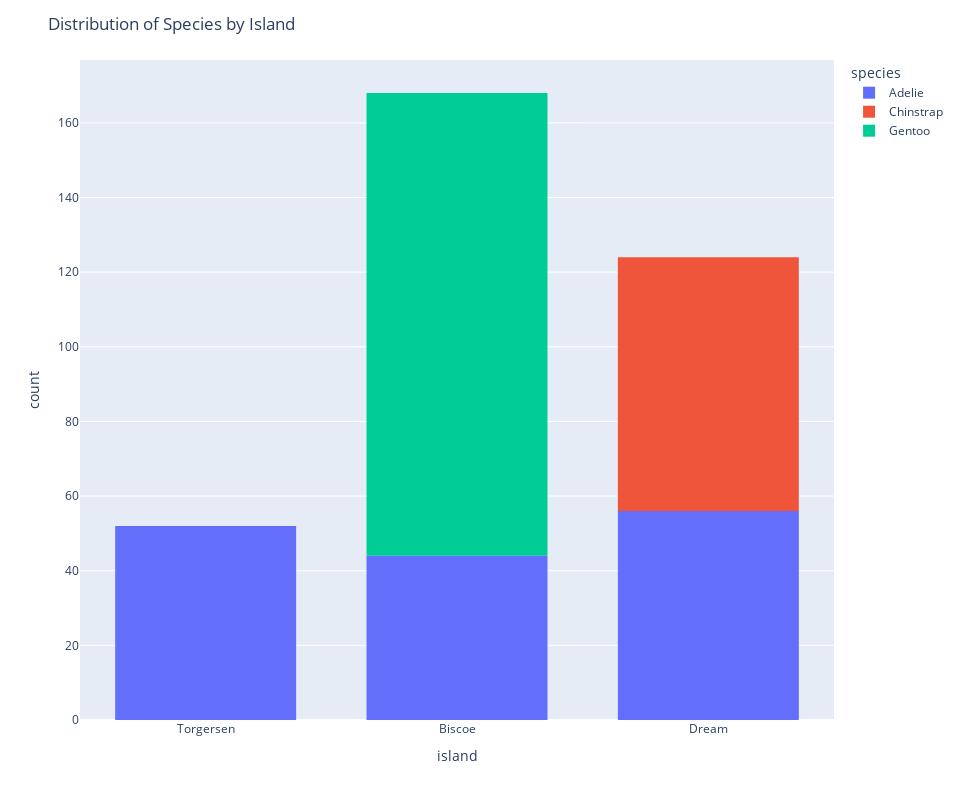

The code cell stored with this chart in its notebook:
### Markdown cell above
Let's display the distribution of species by island.

### Code cell
fig = px.histogram(penguins, x="island", color="species", nbins=50)

fig.update_layout(
    height=800, 
    width=960, 
    title_text="Distribution of Species by Island",
    xaxis_title_text='island',
    yaxis_title_text='count',
    bargap=0.2,
    bargroupgap=0.1
)

fig.show()

### Figure 1 — Plotly figure (JSON) as saved in the notebook; plotly's stock layout.template omitted (floating-point values rounded to 4 significant figures; data arrays with more than 128 entries replaced by an {"elided": "..."} marker saying what was removed)
{"data": [{"alignmentgroup": "True", "bingroup": "x", "hovertemplate": "species=Adelie<br>island=%{x}<br>count=%{y}<extra></extra>", "legendgroup": "Adelie", "marker": {"color": "#636efa", "pattern": {"shape": ""}}, "name": "Adelie", "nbinsx": 50, "offsetgroup": "Adelie", "orientation": "v", "showlegend": true, "type": "histogram", "x": {"elided": "152 str values"}, "xaxis": "x", "yaxis": "y"}, {"alignmentgroup": "True", "bingroup": "x", "hovertemplate": "species=Chinstrap<br>island=%{x}<br>count=%{y}<extra></extra>", "legendgroup": "Chinstrap", "marker": {"color": "#EF553B", "pattern": {"shape": ""}}, "name": "Chinstrap", "nbinsx": 50, "offsetgroup": "Chinstrap", "orientation": "v", "showlegend": true, "type": "histogram", "x": ["Dream", "Dream", "Dream", "Dream", "Dream", "Dream", "Dream", "Dream", "Dream", "Dream", "Dream", "Dream", "Dream", "Dream", "Dream", "Dream", "Dream", "Dream", "Dream", "Dream", "Dream", "Dream", "Dream", "Dream", "Dream", "Dream", "Dream", "Dream", "Dream", "Dream", "Dream", "Dream", "Dream", "Dream", "Dream", "Dream", "Dream", "Dream", "Dream", "Dream", "Dream", "Dream", "Dream", "Dream", "Dream", "Dream", "Dream", "Dream", "Dream", "Dream", "Dream", "Dream", "Dream", "Dream", "Dream", "Dream", "Dream", "Dream", "Dream", "Dream", "Dream", "Dream", "Dream", "Dream", "Dream", "Dream", "Dream", "Dream"], "xaxis": "x", "yaxis": "y"}, {"alignmentgroup": "True", "bingroup": "x", "hovertemplate": "species=Gentoo<br>island=%{x}<br>count=%{y}<extra></extra>", "legendgroup": "Gentoo", "marker": {"color": "#00cc96", "pattern": {"shape": ""}}, "name": "Gentoo", "nbinsx": 50, "offsetgroup": "Gentoo", "orientation": "v", "showlegend": true, "type": "histogram", "x": ["Biscoe", "Biscoe", "Biscoe", "Biscoe", "Biscoe", "Biscoe", "Biscoe", "Biscoe", "Biscoe", "Biscoe", "Biscoe", "Biscoe", "Biscoe", "Biscoe", "Biscoe", "Biscoe", "Biscoe", "Biscoe", "Biscoe", "Biscoe", "Biscoe", "Biscoe", "Biscoe", "Biscoe", "Biscoe", "Biscoe", "Biscoe", "Biscoe", "Biscoe", "Biscoe", "Biscoe", "Biscoe", "Biscoe", "Biscoe", "Biscoe", "Biscoe", "Biscoe", "Biscoe", "Biscoe", "Biscoe", "Biscoe", "Biscoe", "Biscoe", "Biscoe", "Biscoe", "Biscoe", "Biscoe", "Biscoe", "Biscoe", "Biscoe", "Biscoe", "Biscoe", "Biscoe", "Biscoe", "Biscoe", "Biscoe", "Biscoe", "Biscoe", "Biscoe", "Biscoe", "Biscoe", "Biscoe", "Biscoe", "Biscoe", "Biscoe", "Biscoe", "Biscoe", "Biscoe", "Biscoe", "Biscoe", "Biscoe", "Biscoe", "Biscoe", "Biscoe", "Biscoe", "Biscoe", "Biscoe", "Biscoe", "Biscoe", "Biscoe", "Biscoe", "Biscoe", "Biscoe", "Biscoe", "Biscoe", "Biscoe", "Biscoe", "Biscoe", "Biscoe", "Biscoe", "Biscoe", "Biscoe", "Biscoe", "Biscoe", "Biscoe", "Biscoe", "Biscoe", "Biscoe", "Biscoe", "Biscoe", "Biscoe", "Biscoe", "Biscoe", "Biscoe", "Biscoe", "Biscoe", "Biscoe", "Biscoe", "Biscoe", "Biscoe", "Biscoe", "Biscoe", "Biscoe", "Biscoe", "Biscoe", "Biscoe", "Biscoe", "Biscoe", "Biscoe", "Biscoe", "Biscoe", "Biscoe", "Biscoe", "Biscoe"], "xaxis": "x", "yaxis": "y"}], "layout": {"bargap": 0.2, "bargroupgap": 0.1, "barmode": "relative", "height": 800, "legend": {"title": {"text": "species"}, "tracegroupgap": 0}, "margin": {"t": 60}, "title": {"text": "Distribution of Species by Island"}, "width": 960, "xaxis": {"anchor": "y", "domain": [0, 1], "title": {"text": "island"}}, "yaxis": {"anchor": "x", "domain": [0, 1], "title": {"text": "count"}}}}
